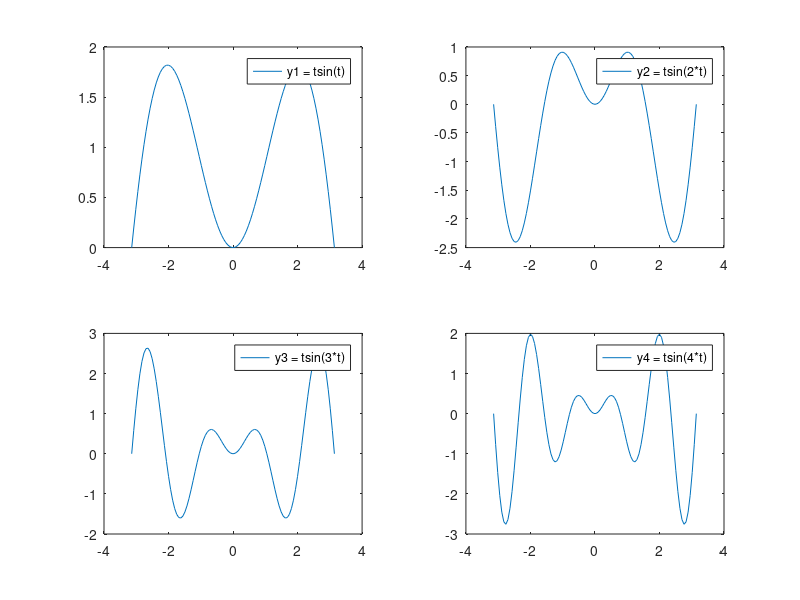

Source code (MATLAB):
    t = linspace(-pi, pi);
    y1 = t .* sin(t);
    y2 = t .* sin(2*t);
    y3 = t .* sin(3*t);
    y4 = t .* sin(4*t);
    subplot(2,2,1);
    plot(t, y1);
    legend('y1 = tsin(t)');
    subplot(2,2,2);
    plot(t, y2);
    legend('y2 = tsin(2*t)');
    subplot(2,2,3);
    plot(t, y3);
    legend('y3 = tsin(3*t)');
    subplot(2,2,4);
    plot(t, y4);
    legend('y4 = tsin(4*t)');